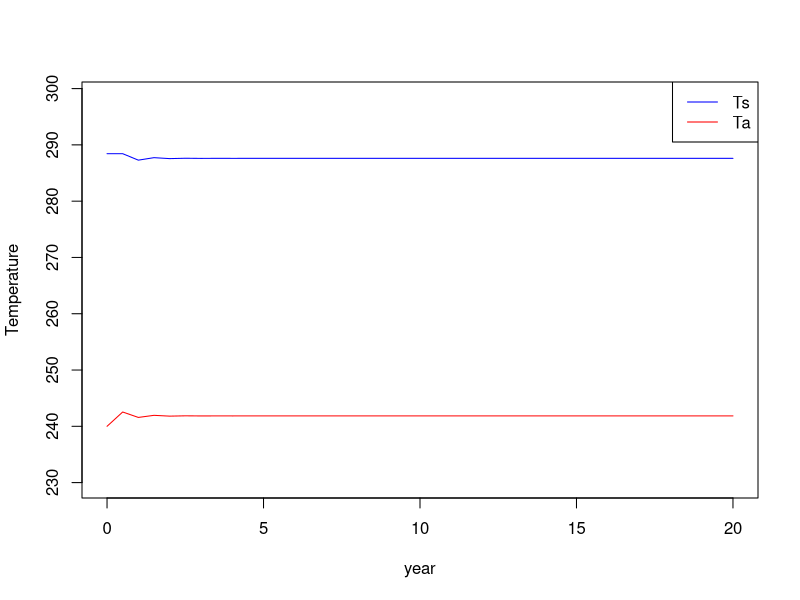
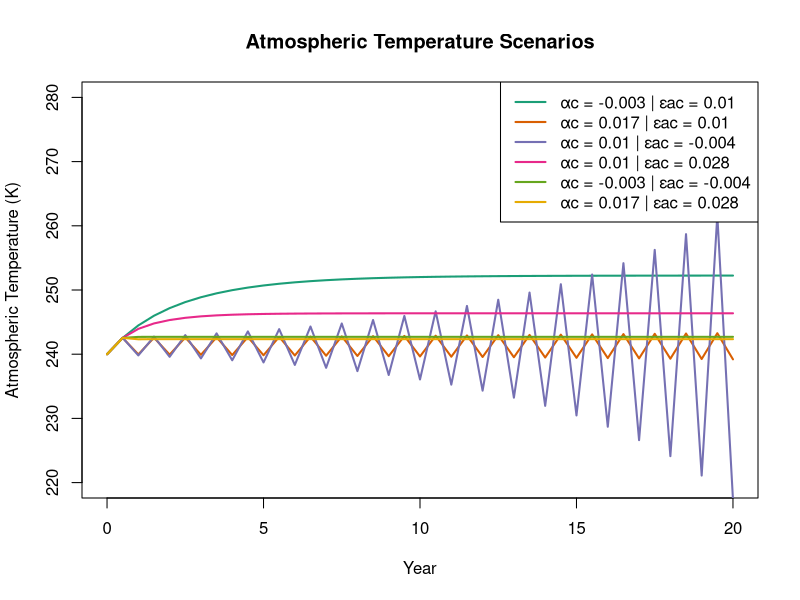
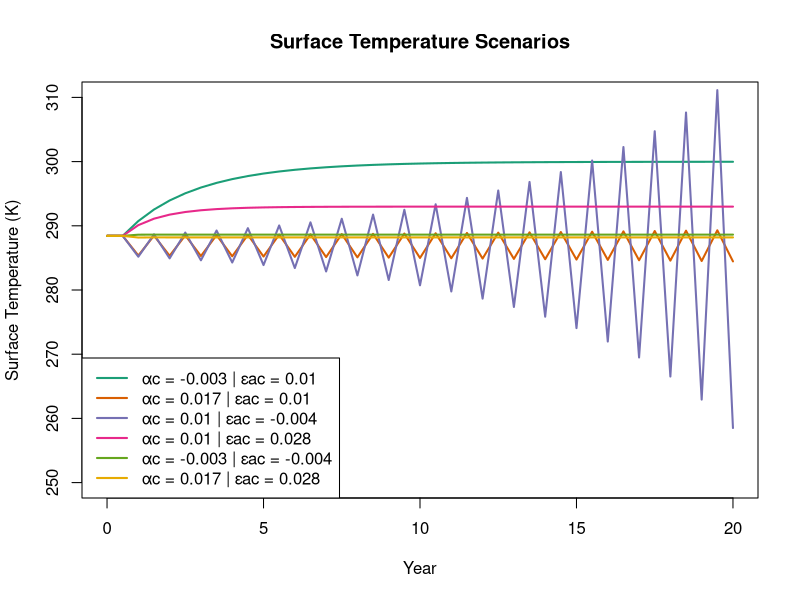
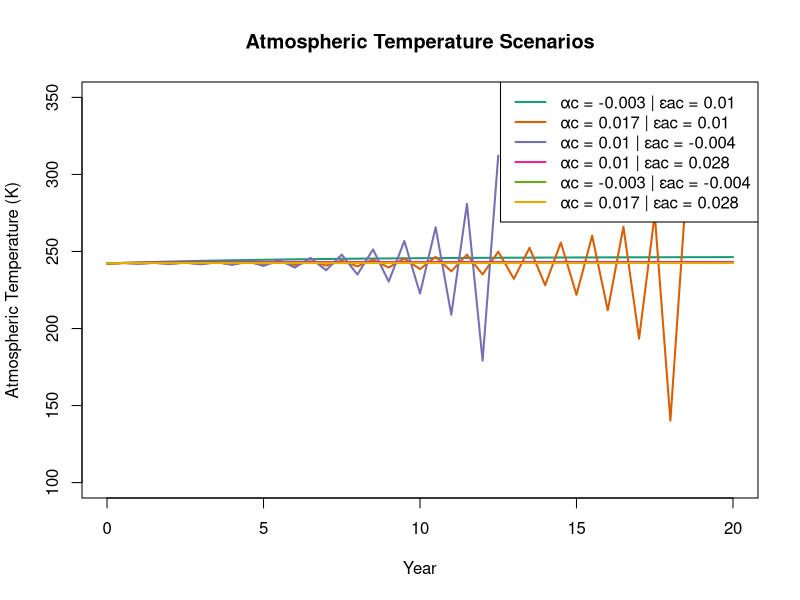
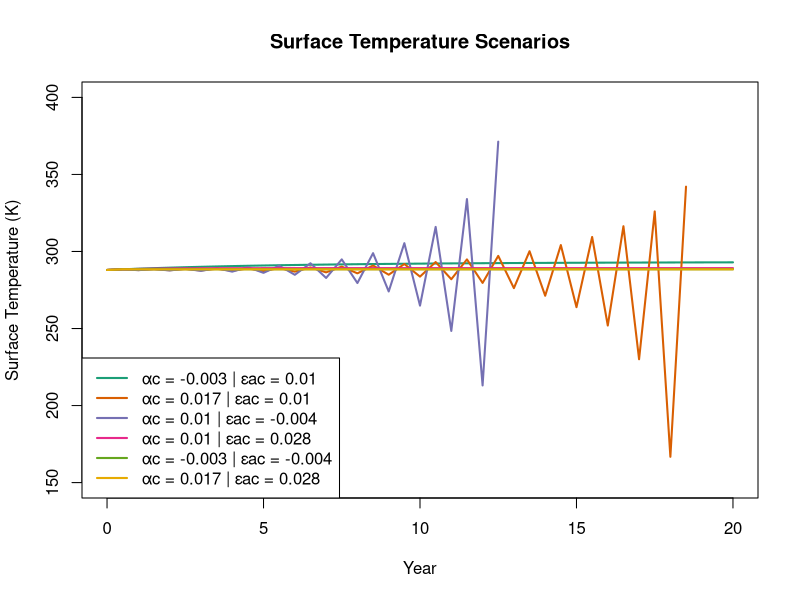
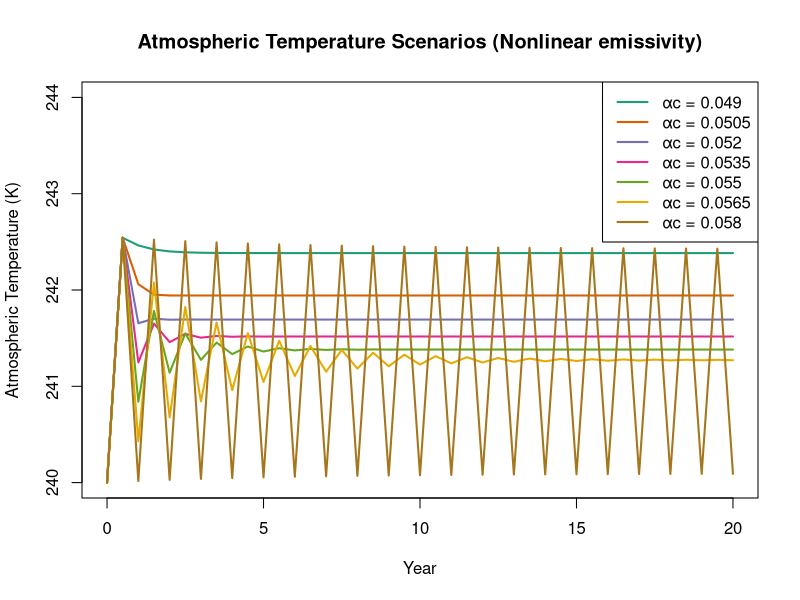
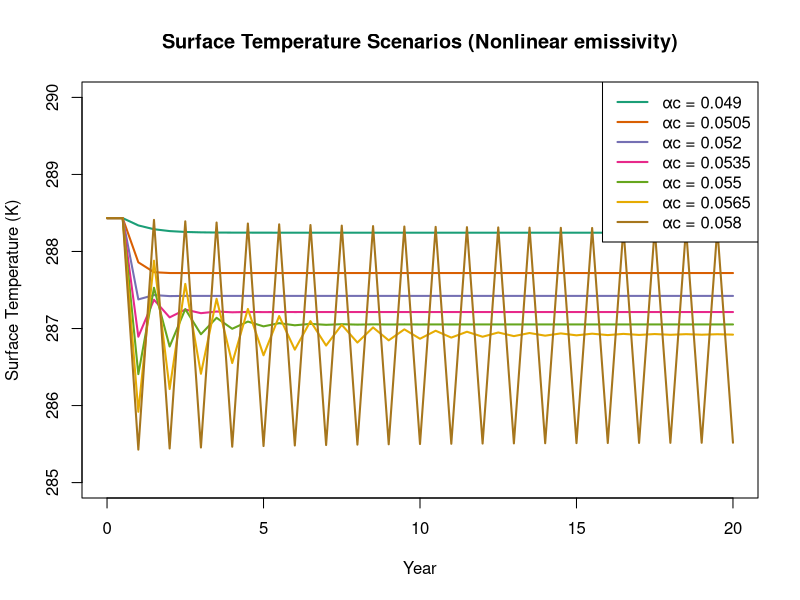

The R script that drew these images, in order:
## ---- chunk 1
knitr::opts_chunk$set(echo = TRUE)
## ---- chunk 2
simulateClimateChange <- function(plot_flag = TRUE) {
A <- 4 * pi * (6378000^2) #earths surface area
propn_ocean <- 0.7 #proportion of earths surface = ocean
C <- (A * propn_ocean * 100 * 1025 *3.993) + (A * (1 - propn_ocean) * 5 * 1600 * 0.8) #earths heat capacity

S <- 1368 #solar constant
sigma <- 5.6704e-8 #S-B constant
Ta0 <- 240 #ref atmospheric temp
alpha_c <- 0.01 #albedo variation coefficient 
alpha_0 <- 0.3 #ref albedo
eps_ac <- 0.01 #emssivity variation coefficient
eps_a0 <- 0.78 #ref emissivity

time_int <- (365 / 2) * 24 * 60 * 60 #time interval (secs in a half year)
num_years <- 20 #years to run the simulation for

year <- seq(from = 0, to = 20, by = 0.5) 
rate_in <- rep(S/4, length(year))
rate_out <- numeric(length(year))
delta_T <- numeric(length(year))
Ts <- numeric(length(year))
Ts[1] <- ((S * (1 - alpha_0)) / (4 * sigma * (1 - (eps_a0 / 2)))) ^ 0.25
Ta <- numeric(length(year))
Ta[1] <- Ta0
alpha <- numeric(length(year))
alpha[1] <- alpha_0
epsilon_a <- numeric(length(year))
epsilon_a[1] <- eps_a0

for (i in 2:length(year)) {
  epsilon_a[i] <- eps_ac * (Ta[i-1] - Ta0) + eps_a0
  alpha[i] <- alpha_c * (Ta[i-1] - Ta0) + alpha_0
  
  Ts[i] <- ((S * (1 - alpha[i])) / (4 * sigma * (1 - (epsilon_a[i] / 2)))) ^ 0.25
  Ta[i] = Ts[i] / (2 ^ 0.25)
  
  rate_out[i] = alpha[i] * S / 4 + (1 - epsilon_a[i]) * sigma * Ts[i]^4 + epsilon_a[i] * sigma * Ta[i]^4 
  
  delta_T[i] = (1 / C) * (rate_in[i] - rate_out[i]) * (A / 1000) * time_int
  
  if (i < length(year)) {
        Ts[i+1] = Ts[i] + delta_T[i]
        } else {}
}

ClimateChange <- data.frame(year, rate_in, rate_out, delta_T, Ts, Ta)

plot_flag <- TRUE

if (plot_flag){
  with(ClimateChange, plot(Ts ~ year, type = "l", col = "blue", ylim = c(min(Ta) - 10, max(Ts)+10), ylab = "Temperature"))
  lines(Ta ~ year, type = "l", col = "red")
  legend("topright", c("Ts", "Ta"), lty = c(1, 1), col = c("blue", "red"))
}

return(ClimateChange)
}

result <- simulateClimateChange(plot_flag = TRUE)
## ---- chunk 3
simulateClimateChange <- function(alpha_c = 0.01, eps_ac = 0.01, plot_flag = TRUE) {
  A <- 4 * pi * (6378000^2) # earth surface area
  propn_ocean <- 0.7
  C <- (A * propn_ocean * 100 * 1025 * 3.993) + (A * (1 - propn_ocean) * 5 * 1600 * 0.8)
  
  S <- 1368
  sigma <- 5.6704e-8
  Ta0 <- 240
  alpha_0 <- 0.3
  eps_a0 <- 0.78
  
  time_int <- (365 / 2) * 24 * 60 * 60
  num_years <- 20
  year <- seq(from = 0, to = num_years, by = 0.5)
  
  rate_in <- rep(S / 4, length(year))
  rate_out <- numeric(length(year))
  delta_T <- numeric(length(year))
  Ts <- numeric(length(year))
  Ts[1] <- ((S * (1 - alpha_0)) / (4 * sigma * (1 - (eps_a0 / 2)))) ^ 0.25
  Ta <- numeric(length(year))
  Ta[1] <- Ta0
  alpha <- numeric(length(year))
  alpha[1] <- alpha_0
  epsilon_a <- numeric(length(year))
  epsilon_a[1] <- eps_a0
  
  for (i in 2:length(year)) {
    epsilon_a[i] <- eps_ac * (Ta[i-1] - Ta0) + eps_a0
    alpha[i] <- alpha_c * (Ta[i-1] - Ta0) + alpha_0
    
    Ts[i] <- ((S * (1 - alpha[i])) / (4 * sigma * (1 - (epsilon_a[i] / 2)))) ^ 0.25
    Ta[i] <- Ts[i] / (2 ^ 0.25)
    rate_out[i] <- alpha[i] * S / 4 + (1 - epsilon_a[i]) * sigma * Ts[i]^4 + epsilon_a[i] * sigma * Ta[i]^4
    delta_T[i] <- (1 / C) * (rate_in[i] - rate_out[i]) * (A / 1000) * time_int
    
    if (i < length(year)) {
      Ts[i+1] <- Ts[i] + delta_T[i]
    }
  }
  
  ClimateChange <- data.frame(year, Ts, Ta, alpha, epsilon_a)
  
  if (plot_flag) {
    with(ClimateChange, {
      plot(Ts ~ year, type = "l", col = "blue", ylim = c(min(Ta)-10, max(Ts)+10), ylab = "Temperature (K)", main = paste("alpha_c =", alpha_c, " | eps_ac =", eps_ac))
      lines(Ta ~ year, col = "red")
      legend("topright", c("Surface (Ts)", "Atmosphere (Ta)"), col = c("blue", "red"), lty = 1)
    })
  }
  
  return(ClimateChange)
}
## ---- chunk 4
alpha_values <- seq(-0.01, 0.02, by = 0.001)
results_alpha <- list()

for (a in alpha_values) {
  cat("Running alpha_c =", a, "\n")
  res <- simulateClimateChange(alpha_c = a, eps_ac = 0.01, plot_flag = FALSE)
  results_alpha[[as.character(a)]] <- res
}

valid_alpha <- sapply(results_alpha, function(df) all(df$alpha >= 0 & df$alpha <= 1))
valid_eps <- sapply(results_alpha, function(df) all(df$epsilon_a >= 0 & df$epsilon_a <= 1))

data.frame(alpha_c = alpha_values, valid_alpha, valid_eps)
## ---- chunk 5
eps_values <- seq(-0.01, 0.03, by = 0.001)
results_eps <- list()

for (e in eps_values) {
  cat("Running eps_ac =", e, "\n")
  res <- simulateClimateChange(alpha_c = 0.01, eps_ac = e, plot_flag = FALSE)
  results_eps[[as.character(e)]] <- res
}

valid_alpha_eps <- sapply(results_eps, function(df) all(df$alpha >= 0 & df$alpha <= 1))
valid_eps_eps <- sapply(results_eps, function(df) all(df$epsilon_a >= 0 & df$epsilon_a <= 1))

data.frame(eps_ac = eps_values, valid_alpha = valid_alpha_eps, valid_eps = valid_eps_eps)
## ---- chunk 6
params <- list(
  c(-0.003, 0.01), # low albedo var, normal emissivity var
  c(0.017, 0.01), # high albedo var, normal emissivity var
  c(0.01, -0.004), # normal albedo var, low emissivity var
  c(0.01, 0.028), # normal albedo var, high emissivity var
  c(-0.003, -0.004), # both low 
  c(0.017, 0.028) # both high 
)

library(RColorBrewer)
colors <- brewer.pal(n = 6, name = "Dark2")

#Ta 
plot(NULL, xlim = c(0, 20), ylim = c(220, 280), xlab = "Year", ylab = "Atmospheric Temperature (K)", main = "Atmospheric Temperature Scenarios")

for (i in 1:length(params)) {
  res <- simulateClimateChange(alpha_c = params[[i]][1], eps_ac = params[[i]][2], plot_flag = FALSE)
  lines(res$year, res$Ta, col = colors[i], lwd = 2)
}
legend("topright", legend = sapply(params, function(x) paste("αc =",x[1],"| εac =",x[2])), col = colors, lwd = 2)

#Ts
plot(NULL, xlim = c(0, 20), ylim = c(250, 310), xlab = "Year", ylab = "Surface Temperature (K)", main = "Surface Temperature Scenarios")

for (i in 1:length(params)) {
  res <- simulateClimateChange(alpha_c = params[[i]][1], eps_ac = params[[i]][2], plot_flag = FALSE)
  lines(res$year, res$Ts, col = colors[i], lwd = 2)
}

legend("bottomleft",
       legend = sapply(params, function(x) paste("αc =", x[1], "| εac =", x[2])), col = colors, lwd = 2)
## ---- chunk 7
alpha_values <- seq(-0.003, 0.017, length.out = 7)
eps_values <- seq(-0.004, 0.028, length.out = 7)

get_asymptote <- function(alpha_c, eps_ac) {
  res <- simulateClimateChange(alpha_c = alpha_c, eps_ac = eps_ac, plot_flag = FALSE)
  if (any(res$alpha < 0 | res$alpha > 1 | res$epsilon_a < 0 | res$epsilon_a > 1)) {
    return("invalid")
  }
  Ts_vals <- tail(res$Ts, 6)
  if (max(diff(Ts_vals)) < 0.01) {
    return(round(mean(Ts_vals), 2))
  } else {
    return("no asymptote")
  }
}

table6 <- matrix(NA, nrow = length(eps_values), ncol = length(alpha_values))
for (i in seq_along(eps_values)) {
  for (j in seq_along(alpha_values)) {
    table6[i, j] <- get_asymptote(alpha_values[j], eps_values[i])
  }
}

colnames(table6) <- paste("αc =", round(alpha_values, 4))
rownames(table6) <- paste("εac =", round(eps_values, 4))
table6

library(knitr)
library(kableExtra)

kable(table6, caption = "Q6: Asymptotic Surface Temperatures (K)",
      align = "c") %>%
  kable_styling(bootstrap_options = c("striped", "hover", "condensed", "bordered"),
                full_width = FALSE,
                position = "center",
                font_size = 12)
## ---- chunk 8
simulateClimateChange1 <- function(alpha_c = 0.01, eps_ac = 0.01, plot_flag = TRUE) {
  A <- 4 * pi * (6378000^2) # earth surface area
  propn_ocean <- 0.7
  C <- (A * propn_ocean * 100 * 1025 * 3.993) + (A * (1 - propn_ocean) * 5 * 1600 * 0.8)
  
  S <- 1368
  sigma <- 5.6704e-8
  Ts0 <- 288
  alpha_0 <- 0.3
  eps_a0 <- 0.78
  
  time_int <- (365 / 2) * 24 * 60 * 60
  num_years <- 20
  year <- seq(from = 0, to = num_years, by = 0.5)
  
  rate_in <- rep(S / 4, length(year))
  rate_out <- numeric(length(year))
  delta_T <- numeric(length(year))
  Ts <- numeric(length(year))
  Ts[1] <- Ts0
  Ta <- numeric(length(year))
  Ta[1] <- Ts0 / (2 ^ 0.25)
  alpha <- numeric(length(year))
  alpha[1] <- alpha_0
  epsilon_a <- numeric(length(year))
  epsilon_a[1] <- eps_a0
  
  for (i in 2:length(year)) {
    epsilon_a[i] <- eps_ac * (Ts[i-1] - Ts0) + eps_a0
    alpha[i] <- alpha_c * (Ts[i-1] - Ts0) + alpha_0
    
    Ts[i] <- ((S * (1 - alpha[i])) / (4 * sigma * (1 - (epsilon_a[i] / 2)))) ^ 0.25
    Ta[i] <- Ts[i] / (2 ^ 0.25)
    rate_out[i] <- alpha[i] * S / 4 + (1 - epsilon_a[i]) * sigma * Ts[i]^4 + epsilon_a[i] * sigma * Ta[i]^4
    delta_T[i] <- (1 / C) * (rate_in[i] - rate_out[i]) * (A / 1000) * time_int
    
    if (i < length(year)) {
      Ts[i+1] <- Ts[i] + delta_T[i]
    }
  }
  
  ClimateChange1 <- data.frame(year, Ts, Ta, alpha, epsilon_a)
  
  if (plot_flag) {
    with(ClimateChange1, {
      plot(Ts ~ year, type = "l", col = "blue",
           ylim = c(min(Ta)-10, max(Ts)+10), ylab = "Temperature (K)",
           main = paste("alpha_c =", alpha_c, " | eps_ac =", eps_ac))
      lines(Ta ~ year, col = "red")
      legend("topright", c("Surface (Ts)", "Atmosphere (Ta)"), col = c("blue", "red"), lty = 1)
    })
  }
  
  return(ClimateChange1)
}
## ---- chunk 9
params <- list(
  c(-0.003, 0.01),   # low albedo var, normal emissivity var
  c(0.017, 0.01),    # high albedo var, normal emissivity var
  c(0.01, -0.004),   # normal albedo var, low emissivity var
  c(0.01, 0.028),    # normal albedo var, high emissivity var
  c(-0.003, -0.004), # both low ends
  c(0.017, 0.028)    # both high ends
)

library(RColorBrewer)
colors <- brewer.pal(n = 6, name = "Dark2")

#Ta 
plot(NULL, xlim = c(0, 20), ylim = c(100, 350),
     xlab = "Year", ylab = "Atmospheric Temperature (K)",
     main = "Atmospheric Temperature Scenarios")

for (i in 1:length(params)) {
  res <- simulateClimateChange1(alpha_c = params[[i]][1], eps_ac = params[[i]][2], plot_flag = FALSE)
  lines(res$year, res$Ta, col = colors[i], lwd = 2)
}
legend("topright", legend = sapply(params, function(x) paste("αc =",x[1],"| εac =",x[2])),
       col = colors, lwd = 2)

#Ts
plot(NULL, xlim = c(0, 20), ylim = c(150, 400),
     xlab = "Year", ylab = "Surface Temperature (K)",
     main = "Surface Temperature Scenarios")

for (i in 1:length(params)) {
  res <- simulateClimateChange1(alpha_c = params[[i]][1],
                               eps_ac = params[[i]][2],
                               plot_flag = FALSE)
  lines(res$year, res$Ts, col = colors[i], lwd = 2)
}

legend("bottomleft",
       legend = sapply(params,
                       function(x) paste("αc =", x[1], "| εac =", x[2])),
       col = colors, lwd = 2)
## ---- chunk 10
alpha_values <- seq(-0.003, 0.017, length.out = 7)
eps_values <- seq(-0.004, 0.028, length.out = 7)

get_asymptote <- function(alpha_c, eps_ac) {
  res <- simulateClimateChange1(alpha_c = alpha_c, eps_ac = eps_ac, plot_flag = FALSE)
  if (any(res$alpha < 0 | res$alpha > 1 | res$epsilon_a < 0 | res$epsilon_a > 1)) {
    return("invalid")
  }
  Ts_vals <- tail(res$Ts, 6)
  if (max(diff(Ts_vals)) < 0.01) {
    return(round(mean(Ts_vals), 2))
  } else {
    return("no_asymptote")
  }
}

table6 <- matrix(NA, nrow = length(eps_values), ncol = length(alpha_values))
for (i in seq_along(eps_values)) {
  for (j in seq_along(alpha_values)) {
    table6[i, j] <- get_asymptote(alpha_values[j], eps_values[i])
  }
}

colnames(table6) <- paste("αc =", round(alpha_values, 4))
rownames(table6) <- paste("εac =", round(eps_values, 4))
table6

library(knitr)
library(kableExtra)

kable(table6, caption = "Q6: Asymptotic Surface Temperatures (K)",
      align = "c") %>%
  kable_styling(bootstrap_options = c("striped", "hover", "condensed", "bordered"),
                full_width = FALSE,
                position = "center",
                font_size = 12)
## ---- chunk 11
emissivity_s <- function(Ta) {
  6.11094 * exp((17.625 * (Ta - 273.15)) / (243.04 + (Ta - 273.15)))
}
k <- 0.78 / emissivity_s(240)
cat("k =", k, "\n")

simulateClimateChange_nonlinear <- function(alpha_c = 0.01, plot_flag = TRUE) {
  A <- 4 * pi * (6378000^2)
  propn_ocean <- 0.7
  C <- (A * propn_ocean * 100 * 1025 * 3.993) + (A * (1 - propn_ocean) * 5 * 1600 * 0.8)
  
  S <- 1368
  sigma <- 5.6704e-8
  Ta0 <- 240
  alpha_0 <- 0.3
  eps_a0 <- 0.78
  
  time_int <- (365 / 2) * 24 * 60 * 60
  num_years <- 20
  year <- seq(from = 0, to = num_years, by = 0.5)
  
  rate_in <- rep(S / 4, length(year))
  Ts <- numeric(length(year))
  Ta <- numeric(length(year))
  alpha <- numeric(length(year))
  epsilon_a <- numeric(length(year))
  
  Ts[1] <- ((S * (1 - alpha_0)) / (4 * sigma * (1 - (eps_a0 / 2)))) ^ 0.25
  Ta[1] <- Ta0
  alpha[1] <- alpha_0
  epsilon_a[1] <- eps_a0
  
  for (i in 2:length(year)) {
    epsilon_a[i] <- k * emissivity_s(Ta[i-1])
    alpha[i] <- alpha_c * (Ta[i-1] - Ta0) + alpha_0
    Ts[i] <- ((S * (1 - alpha[i])) / (4 * sigma * (1 - (epsilon_a[i] / 2)))) ^ 0.25
    Ta[i] <- Ts[i] / (2 ^ 0.25)
  }
  
  df <- data.frame(year, Ts, Ta, alpha, epsilon_a)
  if (plot_flag) {
    plot(df$year, df$Ts, type = "l", col = "blue",
         ylim = c(230, 320), xlab = "Year", ylab = "Temperature (K)",
         main = paste("Nonlinear emissivity | αc =", alpha_c))
    lines(df$year, df$Ta, col = "red")
    legend("topright", c("Surface (Ts)", "Atmosphere (Ta)"), col = c("blue", "red"), lty = 1)
  }
  return(df)
}
## ---- chunk 12
alpha_values <- seq(0.048, 0.059, by = 0.001)
results_alpha <- list()

for (a in alpha_values) {
  cat("Running alpha_c =", a, "\n")
  res <- simulateClimateChange_nonlinear(alpha_c = a, plot_flag = FALSE)
  results_alpha[[as.character(a)]] <- res
}

valid_alpha <- sapply(results_alpha, function(df) all(df$alpha >= 0 & df$alpha <= 1))
valid_eps <- sapply(results_alpha, function(df) all(df$epsilon_a >= 0 & df$epsilon_a <= 1))

data.frame(alpha_c = alpha_values, valid_alpha, valid_eps)
## ---- chunk 13
alpha_vals <- seq(from = 0.049, to = 0.058, length.out = 7)

library(RColorBrewer)
colors <- brewer.pal(n = length(alpha_vals), name = "Dark2")

#Ta
plot(NULL, xlim = c(0, 20), ylim = c(240, 244), xlab = "Year", ylab = "Atmospheric Temperature (K)", main = "Atmospheric Temperature Scenarios (Nonlinear emissivity)")

for (i in seq_along(alpha_vals)) {
  res <- simulateClimateChange_nonlinear(alpha_c = alpha_vals[i], plot_flag = FALSE)
  lines(res$year, res$Ta, col = colors[i], lwd = 2)
}
legend("topright", legend = paste("αc =", alpha_vals), col = colors, lwd = 2)

#Ts
plot(NULL, xlim = c(0, 20), ylim = c(285, 290), xlab = "Year", ylab = "Surface Temperature (K)", main = "Surface Temperature Scenarios (Nonlinear emissivity)")

for (i in seq_along(alpha_vals)) {
  res <- simulateClimateChange_nonlinear(alpha_c = alpha_vals[i], plot_flag = FALSE)
  lines(res$year, res$Ts, col = colors[i], lwd = 2)
}
legend("topright", legend = paste("αc =", alpha_vals), col = colors, lwd = 2)
## ---- chunk 14
alpha_values <- seq(0.049, 0.058, length.out = 7)

get_asymptote_nonlinear <- function(alpha_c) {
  res <- simulateClimateChange_nonlinear(alpha_c = alpha_c, plot_flag = FALSE)
  
  if (any(res$alpha < 0 | res$alpha > 1)) {
    return(c(Ts = NA, Ta = NA, behaviour = "invalid"))
  }
  
  Ts_vals <- tail(res$Ts, 6)
  Ta_vals <- tail(res$Ta, 6)
  
  if (max(diff(Ts_vals)) < 0.01) {
    return(c(Ts = round(mean(Ts_vals), 2), Ta = round(mean(Ta_vals), 2), behaviour = "asymptotic"))
  } else {
    return(c(Ts = NA, Ta = NA, behaviour = "no_asymptote"))
  }
}

results9 <- data.frame(alpha_c = alpha_values, Ts_asym = NA, Ta_asym = NA, Behaviour = NA)

for (i in seq_along(alpha_values)) {
  res <- get_asymptote_nonlinear(alpha_values[i])
  results9$Ts_asym[i] <- res["Ts"]
  results9$Ta_asym[i] <- res["Ta"]
  results9$Behaviour[i] <- res["behaviour"]
}

library(knitr)
library(kableExtra)

kable(results9, caption = "Q9: Asymptotic Temperatures for Nonlinear Model", align = "c") %>%
  kable_styling(bootstrap_options = c("striped", "hover", "condensed", "bordered"), full_width = FALSE, position = "center", font_size = 12)
